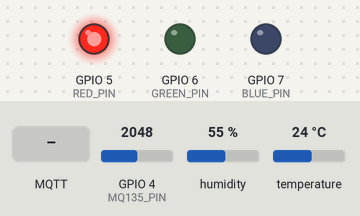
Simulated run of this sketch. Board: ESP32-S3. Parts: output pins drawn as LEDs (lit = HIGH). Inputs (shaded band) come from the test bench; at power-on: GPIO 4 (MQ135_PIN) = 2048, humidity 55 %, temperature 24 °C. WiFi joins after 1.5 s; servers stay silent unless stated; no MQTT or app messages arrive unless stated; what the sketch prints to the serial monitor is not drawn.

Above: at 2.7 s.
2.8 s: MQTT message "1" arrives on the first subscribed topic
At 3.8 s:
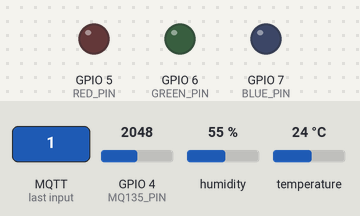
4.3 s: MQTT message "esp32/led/control" arrives on the first subscribed topic
Timing chart, 0 to 7.3 s (numbered marks = the images above; inputs shaded):
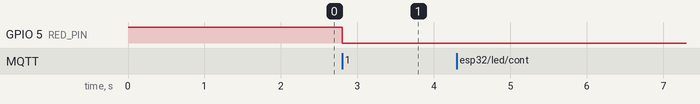

Measured:
- after the input at 2.8 s, GPIO 5 (RED_PIN): HIGH → LOW at once
- after the input at 4.3 s, every drawn part: stays the same

The sketch:

hardware-code.ino
```cpp
#include <WiFi.h>
#include <PubSubClient.h>
#include "DHT.h"
#include <ArduinoJson.h>

// ----------- WiFi & MQTT -------------
const char* ssid = "NCC_InstituteOfScience";
const char* password = "CrazySci3ntist";
const char* mqtt_server = "192.168.110.242";

// ----------- Sensor Pins -------------
#define DHTPIN 11
#define DHTTYPE DHT22
#define MQ135_PIN 4

#define RED_PIN 5
#define GREEN_PIN 6
#define BLUE_PIN 7

unsigned long lastSensorTime = 0;
const unsigned long interval = 5000;  // 5 seconds


DHT dht(DHTPIN, DHTTYPE);

WiFiClient espClient;
PubSubClient client(espClient);

// MQTT callback
void callback(char* topic, byte* payload, unsigned int length) {
  String msg;
  for (unsigned int i = 0; i < length; i++) {
    msg += (char)payload[i];
  }

  if (String(topic) == "esp32/led/control") {
    StaticJsonDocument<128> doc;
    DeserializationError error = deserializeJson(doc, msg);
    if (!error) {
      int r = doc["r"] | 0;
      int g = doc["g"] | 0;
      int b = doc["b"] | 0;

      setColor(r,g,b);

      Serial.printf("LED set to R:%d G:%d B:%d\n", r, g, b);
    } else {
      Serial.println("Invalid JSON for LED");
    }
  }
}

// ----------- WiFi Setup -------------
void setup_wifi() {
  delay(10);
  Serial.println();
  Serial.print("Connecting to ");
  Serial.println(ssid);
  WiFi.begin(ssid, password);

  while (WiFi.status() != WL_CONNECTED) {
    delay(500);
    Serial.print(".");
  }

  Serial.println("\nWiFi connected");
}

// ----------- MQTT Reconnect -------------
void reconnect() {
  while (!client.connected()) {
    Serial.print("Attempting MQTT connection...");
    if (client.connect("esp32-combined")) {
      Serial.println("connected");
      client.subscribe("esp32/led/control");
    } else {
      Serial.print("failed, rc=");
      Serial.println(client.state());
      delay(2000);
    }
  }
}

void setColor(int r, int g, int b) {
    analogWrite(RED_PIN, r);
    analogWrite(GREEN_PIN, g);
    analogWrite(BLUE_PIN,  b);
}

void setup() {
  Serial.begin(115200);
  dht.begin();

  // Setup pins
  pinMode(RED_PIN, OUTPUT);
  pinMode(GREEN_PIN, OUTPUT);
  pinMode(BLUE_PIN, OUTPUT);

  analogWrite(RED_PIN, 255);
  analogWrite(GREEN_PIN, 0);
  analogWrite(BLUE_PIN,  0);

  setup_wifi();
  client.setServer(mqtt_server, 1883);
  client.setCallback(callback);

}


void loop() {
  if (!client.connected()) reconnect();
  client.loop();

  unsigned long now = millis();
  if (now - lastSensorTime >= interval) {
    lastSensorTime = now;

    // --- Read from DHT22 ---
    float humidity = dht.readHumidity();
    float temperature = dht.readTemperature();

    if (!isnan(humidity) && !isnan(temperature)) {
      String dhtPayload = "{\"temp\":" + String(temperature) + ",\"humidity\":" + String(humidity) + "}";
      client.publish("esp32/dht22/data", dhtPayload.c_str());
      Serial.println("DHT22 Published: " + dhtPayload);
    } else {
      Serial.println("Failed to read from DHT sensor!");
    }

    // --- Read from MQ135 ---
    int mq135Value = analogRead(MQ135_PIN);
    String airPayload = "{\"value\":" + String(mq135Value) + "}";
    client.publish("esp32/airquality/data", airPayload.c_str());
    Serial.println("MQ135 Published: " + airPayload);
  }

  // No blocking delay, can still receive MQTT messages
}
```
